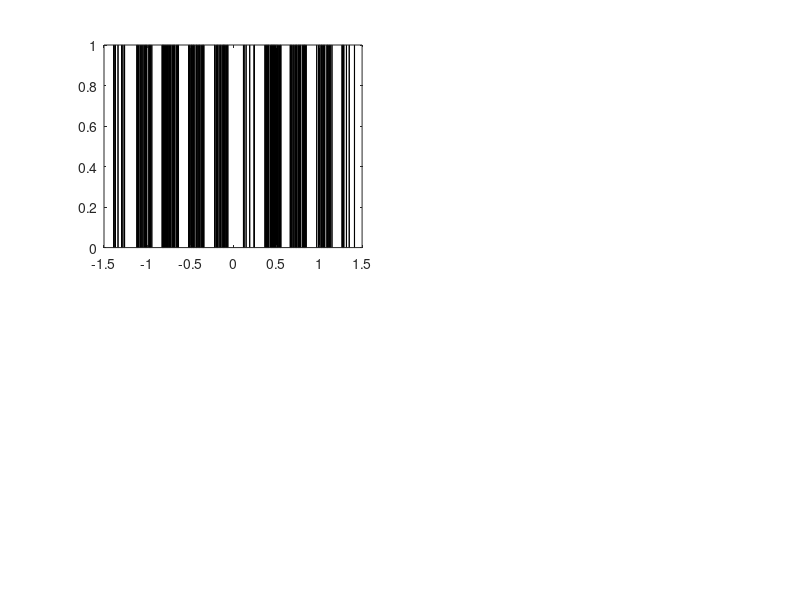

Source code (MATLAB):
function ex_3_7()
M = 100;
n = 10;
B = 100;
a = 0.05;

X = normrnd(0, 1, n, M);

bs_mu = zeros(B, M);
ci_par = zeros(2, M);
ci_bs = zeros(2, M);

bs_var = zeros(B, M);

for m=1:M
    [h p ci] = ttest(X(:,m));
    lo_par = ci(1);
    hi_par = ci(2);
    
    ci_par(1, m) = lo_par;
    ci_par(2, m) = hi_par;

    % bootstrap method
    for b=1:B
        sample = randsample(X(:,m), n, true);
        bs_mu(b, m) = mean(sample);
    end
    
    bs_sorted = sort(bs_mu(:,m));

    k = floor((B + 1)*a/2);

    lo_bs = bs_sorted(k);
    hi_bs = bs_sorted(B+1-k);

    ci_bs(1, m) = lo_bs;
    ci_bs(2, m) = hi_bs;
end 

subplot(2, 2, 1);
hist(ci_par())

ci_par
ci_bs


end 
